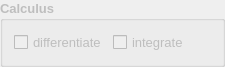
<?xml version="1.0" encoding="UTF-8"?>
<ui version="4.0">
<class>groupBoxCalculus</class>
<widget class="QGroupBox" name="groupBoxCalculus">
 <property name="enabled">
  <bool>false</bool>
 </property>
 <property name="geometry">
  <rect>
   <x>110</x>
   <y>70</y>
   <width>225</width>
   <height>56</height>
  </rect>
 </property>
 <property name="maximumSize">
  <size>
   <width>225</width>
   <height>16777215</height>
  </size>
 </property>
 <property name="font">
  <font>
   <pointsize>10</pointsize>
   <weight>75</weight>
   <bold>true</bold>
  </font>
 </property>
 <property name="title">
  <string>Calculus</string>
 </property>
 <layout class="QHBoxLayout" name="horizontalLayout_3">
  <item>
   <widget class="QCheckBox" name="checkBoxDifferentiate">
    <property name="font">
     <font>
      <weight>50</weight>
      <bold>false</bold>
     </font>
    </property>
    <property name="text">
     <string>differentiate</string>
    </property>
   </widget>
  </item>
  <item>
   <widget class="QCheckBox" name="checkBoxIntegrate">
    <property name="font">
     <font>
      <weight>50</weight>
      <bold>false</bold>
     </font>
    </property>
    <property name="text">
     <string>integrate</string>
    </property>
   </widget>
  </item>
  <item>
   <spacer name="horizontalSpacer">
    <property name="orientation">
     <enum>Qt::Horizontal</enum>
    </property>
    <property name="sizeHint" stdset="0">
     <size>
      <width>40</width>
      <height>20</height>
     </size>
    </property>
   </spacer>
  </item>
 </layout>
</widget>
<resources/>
<connections/>
</ui>
